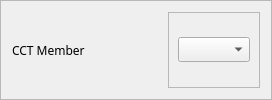
                   <widget class="QFrame" name="frame_103">
                    <property name="frameShape">
                     <enum>QFrame::StyledPanel</enum>
                    </property>
                    <property name="frameShadow">
                     <enum>QFrame::Raised</enum>
                    </property>
                    <layout class="QHBoxLayout" name="horizontalLayout_105">
                     <item>
                      <widget class="QLabel" name="label_54">
                       <property name="minimumSize">
                        <size>
                         <width>150</width>
                         <height>0</height>
                        </size>
                       </property>
                       <property name="font">
                        <font>
                         <family>Moon</family>
                        </font>
                       </property>
                       <property name="text">
                        <string>CCT Member</string>
                       </property>
                      </widget>
                     </item>
                     <item>
                      <widget class="QFrame" name="frame_104">
                       <property name="frameShape">
                        <enum>QFrame::StyledPanel</enum>
                       </property>
                       <property name="frameShadow">
                        <enum>QFrame::Raised</enum>
                       </property>
                       <layout class="QHBoxLayout" name="horizontalLayout_106">
                        <property name="topMargin">
                         <number>5</number>
                        </property>
                        <property name="bottomMargin">
                         <number>5</number>
                        </property>
                        <item>
                         <widget class="QComboBox" name="cctLine">
                          <property name="font">
                           <font>
                            <family>Raleway</family>
                           </font>
                          </property>
                         </widget>
                        </item>
                       </layout>
                      </widget>
                     </item>
                    </layout>
                   </widget>
